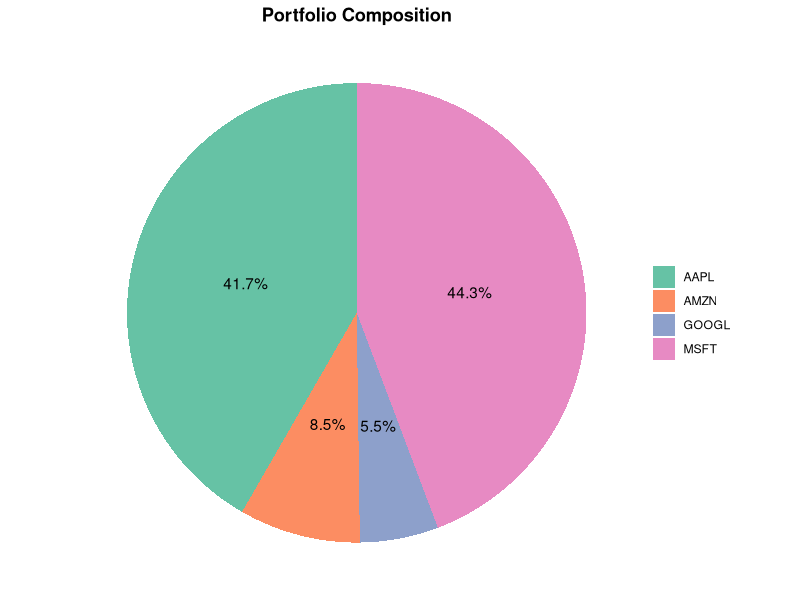
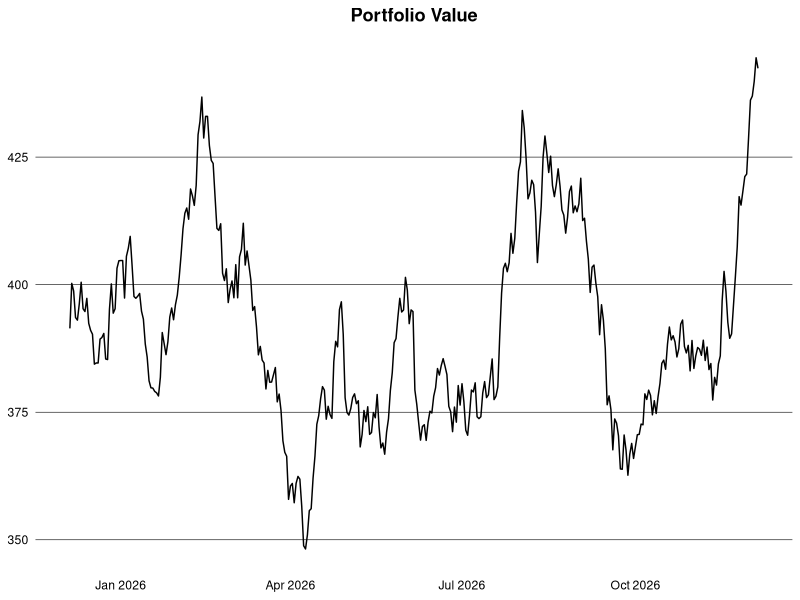

These figures' R source, in order: (Note: this script raises an error after producing the figures.)
## ---- chunk 1
#| message: false
library(clock)
library(data.table)
library(ggplot2)

theme_finance = theme_minimal() +
  theme(
    plot.title = element_text(face = "bold", hjust = 0.5),
    panel.grid.major.y = element_line(color = "black", linewidth = 0.2),
    panel.grid.major.x = element_blank(),
    panel.grid.minor = element_blank(),
    axis.text = element_text(color = "black"),
    axis.title = element_blank(),
    legend.title = element_blank()
  )
## ---- chunk 2
set.seed(1994)

start_date = "2015-01-01"
end_date = Sys.Date()
dates = seq(as.Date(start_date), end_date, by = "1 day")
n = length(dates)

market_ret = rnorm(n, mean = 0.0003, sd = 0.008)
sector_ret = list(
  technology = rnorm(n, mean = 0, sd = 0.004),
  consumer_cyclical = rnorm(n, mean = 0, sd = 0.005)
)

alloc = data.table(
  ticker = c("AAPL", "GOOGL", "MSFT", "AMZN"),
  weight = c(0.4, 0.3, 0.2, 0.1),
  sector = c("technology", "technology", "technology", "consumer_cyclical"),
  country = c("USA", "USA", "USA", "USA"),
  alpha = c(0.0004, 0.0002, 0.0003, 0.0001),
  beta = c(1.1, 1.3, 0.9, 1.4),
  idio_sd = c(0.010, 0.012, 0.009, 0.014)
)

generate_prices = function(alpha, beta, sector, idio_sd) {
  ret = alpha + beta * market_ret + sector_ret[[sector]] + rnorm(n, sd = idio_sd)
  data.table(date = dates, price = cumprod(1 + ret) * 100)
}

generate_benchmark = function() {
  data.table(ticker = "SP500", date = dates, price = cumprod(1 + market_ret) * 3000)
}

dt = alloc |>
  _[, generate_prices(alpha, beta, sector, idio_sd), by = ticker] |>
  _[alloc[, .(ticker, weight, sector, country)], on = "ticker"]
head(dt)
## ---- chunk 3
holdings = dt |>
  _[,
    .(start_price = first(price), current_price = last(price), weight = first(weight)),
    by = ticker
  ] |>
  _[, let(
    value = current_price * weight,
    abs_change = current_price - start_price,
    rel_change = current_price / start_price - 1
  )] |>
  _[, rel_weight := value / sum(value)]
head(holdings)
## ---- chunk 4
#| dpi: 300
ggplot(holdings, aes(x = "", y = rel_weight, fill = ticker)) +
  geom_col(width = 1) +
  coord_polar(theta = "y") +
  geom_text(
    aes(label = scales::percent(rel_weight, accuracy = 0.1)),
    position = position_stack(vjust = 0.5)
  ) +
  scale_fill_brewer(palette = "Set2") +
  labs(title = "Portfolio Composition") +
  theme_void() +
  theme(
    plot.title = element_text(face = "bold", hjust = 0.5),
    legend.title = element_blank()
  )
## ---- chunk 5
logret = function(x) {
  x = log(x)
  x - shift(x)
}

dt = dt |>
  setorder(ticker, date) |>
  _[, let(ret = price / shift(price) - 1, log_ret = logret(price)), by = ticker] |>
  na.omit("ret") |>
  _[, let(wret = ret * weight, value = price * weight)]
head(dt)
## ---- chunk 6
#| dpi: 300
dt |>
  _[date >= add_months(end_date, -12L), .(value = sum(value)), by = date] |>
  ggplot(aes(x = date, y = value)) +
  geom_line() +
  theme_finance +
  labs(title = "Portfolio Value")
## ---- chunk 7
ret_week = dt[, .(ret = prod(1 + ret) - 1), by = .(ticker, isoyear(date), isoweek(date))]
ret_month = dt[, .(ret = prod(1 + ret) - 1), by = .(ticker, yearmon(date))]
ret_year = dt[, .(ret = prod(1 + ret) - 1), by = .(ticker, year(date))]
head(ret_year)
## ---- chunk 8
port_daily = dt[, .(ret = sum(wret)), by = date]
port_ret_week = port_daily[, .(ret = prod(1 + ret) - 1), by = .(isoyear(date), isoweek(date))]
port_ret_month = port_daily[, .(ret = prod(1 + ret) - 1), by = .(yearmon(date))]
port_ret_year = port_daily[, .(ret = prod(1 + ret) - 1), by = year(date)]
head(port_ret_year)
## ---- chunk 9
#| dpi: 300
port_ret_month_dt = port_daily[,
  .(ret = prod(1 + ret) - 1),
  by = .(year = year(date), month = month(date))
]

ggplot(
  port_ret_month_dt,
  aes(x = fctr(month), y = fctr(year, rev = TRUE), fill = ret)
) +
  geom_tile() +
  geom_text(aes(label = scales::percent(ret, accuracy = 0.1)), size = 2.5) +
  scale_fill_gradient2(
    low = "#FF0000",
    mid = "white",
    high = "darkblue",
    midpoint = 0,
    labels = scales::label_percent()
  ) +
  scale_x_discrete(labels = month.abb) +
  labs(title = "Monthly Portfolio Returns") +
  theme_minimal() +
  theme(
    plot.title = element_text(face = "bold", hjust = 0.5),
    axis.title = element_blank(),
    panel.grid = element_blank(),
    legend.title = element_blank()
  )
## ---- chunk 10
bmr = generate_benchmark() |>
  setorder(date) |>
  _[, ret := price / shift(price) - 1] |>
  na.omit("ret")

port = dt |>
  _[, .(ret = sum(wret), ticker = "Portfolio"), by = date] |>
  rbind(bmr[, .(ticker, date, ret)]) |>
  setorder(ticker, date) |>
  _[, cum_ret := cumprod(1 + ret) - 1, by = ticker] |>
  _[, ticker := fifelse(ticker == "Portfolio", ticker, "Benchmark")]
## ---- chunk 11
#| dpi: 300
port |>
  _[date > "2021-01-01"] |>
  ggplot(aes(x = date, y = cum_ret, color = ticker)) +
  geom_line() +
  theme_finance +
  theme(legend.position = "bottom") +
  scale_color_manual(values = c("Portfolio" = "darkblue", "Benchmark" = "black")) +
  scale_y_continuous(labels = scales::label_percent(accuracy = 1)) +
  labs(title = "Cumulative Return: Portfolio vs. Benchmark")
## ---- chunk 12
#| dpi: 300
perf = port |>
  dcast(date ~ ticker, value.var = "cum_ret") |>
  setnames(tolower) |>
  _[, diff := portfolio - benchmark]

perf |>
  _[date > "2021-01-01"] |>
  ggplot(aes(x = date)) +
  geom_ribbon(
    aes(
      ymin = pmin(portfolio, benchmark),
      ymax = pmax(portfolio, benchmark),
      fill = diff > 0
    ),
    alpha = 0.4,
    show.legend = FALSE
  ) +
  geom_line(aes(y = portfolio, color = "Portfolio")) +
  geom_line(aes(y = benchmark, color = "Benchmark")) +
  scale_color_manual(values = c("Portfolio" = "darkblue", "Benchmark" = "black")) +
  scale_fill_manual(values = c("TRUE" = "#00A651", "FALSE" = "#FF0000")) +
  scale_y_continuous(labels = scales::label_percent(accuracy = 1L)) +
  labs(title = "Cumulative Return: Portfolio vs. Benchmark") +
  theme_finance +
  theme(legend.position = "bottom")
## ---- chunk 13
exposure = dt |>
  _[, .(value = sum(value)), by = .(date, sector)] |>
  _[, weight := value / sum(value), by = date]
head(exposure)
## ---- chunk 14
#| dpi: 300
exposure |>
  _[date >= add_months(end_date, -12L)] |>
  ggplot(aes(x = date, y = weight, fill = sector)) +
  geom_area() +
  scale_y_continuous(labels = scales::label_percent()) +
  scale_fill_brewer(palette = "Set2") +
  labs(title = "Portfolio Exposure") +
  theme_finance +
  theme(legend.position = "bottom")
## ---- chunk 15
vola = dt |>
  _[, .(daily_vola = sd(log_ret)), by = .(ticker, year(date))] |>
  _[, let(
    weekly_vola = daily_vola * sqrt(5),
    monthly_vola = daily_vola * sqrt(21),
    yearly_vola = daily_vola * sqrt(252)
  )]
head(vola)
## ---- chunk 16
#| dpi: 300
window = 63L # ~3 months
port_daily[, roll_vola := frollsd(ret, window) * sqrt(252)]

port_daily |>
  na.omit("roll_vola") |>
  ggplot(aes(x = date, y = roll_vola)) +
  geom_line() +
  scale_y_continuous(labels = scales::label_percent()) +
  labs(title = "Rolling Annualized Volatility (63-day)") +
  theme_finance
## ---- chunk 17
rf = 0.04 / 252 # daily risk-free rate (assuming 4% annual)
sharpe = port_daily[, (mean(ret) - rf) / sd(ret) * sqrt(252)]
sharpe
## ---- chunk 18
sortino = port_daily[, (mean(ret) - rf) / sqrt(mean(pmin(ret - rf, 0)^2)) * sqrt(252)]
sortino
## ---- chunk 19
#| dpi: 300
port_daily[, roll_sharpe := (frollmean(ret, window) - rf) / frollsd(ret, window) * sqrt(252)]

port_daily |>
  na.omit("roll_sharpe") |>
  ggplot(aes(x = date, y = roll_sharpe)) +
  geom_line() +
  geom_hline(yintercept = 0, linewidth = 0.3) +
  labs(title = "Rolling Sharpe Ratio (63-day)") +
  theme_finance
## ---- chunk 20
port_daily[, .(VaR_95 = quantile(ret, 0.05), VaR_99 = quantile(ret, 0.01))]
## ---- chunk 21
port_daily[, .(
  CVaR_95 = mean(ret[ret <= quantile(ret, 0.05)]),
  CVaR_99 = mean(ret[ret <= quantile(ret, 0.01)])
)]
## ---- chunk 22
cov_mat = dt |>
  dcast(date ~ ticker, value.var = "log_ret") |>
  _[, date := NULL] |>
  cov(use = "pairwise.complete.obs")
wgt = alloc[colnames(cov_mat), weight, on = "ticker"]
port_risk = as.numeric(sqrt(t(wgt) %*% cov_mat %*% wgt))
port_risk
## ---- chunk 23
drawdown = copy(dt) |>
  _[, cum_ret := cumprod(1 + ret) - 1, by = ticker] |>
  _[, drawdown := (1 + cum_ret) / cummax(1 + cum_ret) - 1, by = ticker]
head(drawdown)
## ---- chunk 24
drawdown = dt |>
  _[, .(wret = sum(wret)), by = date] |>
  _[, cum_ret := cumprod(1 + wret) - 1] |>
  _[, drawdown := (1 + cum_ret) / cummax(1 + cum_ret) - 1]
head(drawdown)
## ---- chunk 25
drawdown[drawdown < 0, .(min_drawdown = min(drawdown), avg_drawdown = mean(drawdown))]
## ---- chunk 26
calmar = port_daily[, (mean(ret) * 252) / abs(drawdown[, min(drawdown)])]
calmar
## ---- chunk 27
te = dt |>
  _[, .(port_ret = sum(wret)), by = date] |>
  _[bmr[, .(date, bmr_ret = ret)], on = "date", nomatch = NULL] |>
  _[, diff := port_ret - bmr_ret]

te[, .(
  daily_te = sd(diff),
  annual_te = sd(diff) * sqrt(252)
)]
## ---- chunk 28
te[, mean(diff) / sd(diff) * sqrt(252)]
## ---- chunk 29
fit = te[, lm(port_ret ~ bmr_ret)]
coefs = coef(fit)
data.table(alpha = coefs[1L] * 252, beta = coefs[2L])
## ---- chunk 30
factors = data.table(
  date = dates,
  mkt = market_ret,
  technology = sector_ret$technology,
  consumer_cyclical = sector_ret$consumer_cyclical
) |>
  melt(id.vars = c("date", "mkt"), variable.name = "sector", value.name = "sec_ret") |>
  _[, sector := as.character(sector)]

reg = factors[dt, on = .(date, sector), nomatch = NULL]
## ---- chunk 31
loadings = reg[, as.list(coef(lm(ret ~ mkt + sec_ret))), by = ticker] |>
  setnames(c("ticker", "alpha", "mkt_beta", "sector_beta")) |>
  _[, alpha := alpha * 252]
loadings[alloc, on = "ticker", true_beta := i.beta]
loadings
## ---- chunk 32
#| dpi: 300
reg |>
  setorder(ticker, date) |>
  _[,
    let(
      cov_rm = frollmean(ret * mkt, window) - frollmean(ret, window) * frollmean(mkt, window),
      var_m = frollmean(mkt^2, window) - frollmean(mkt, window)^2
    ),
    by = ticker
  ] |>
  _[, roll_beta := cov_rm / var_m] |>
  na.omit("roll_beta") |>
  ggplot(aes(x = date, y = roll_beta, color = ticker)) +
  geom_line() +
  scale_color_brewer(palette = "Set2") +
  labs(title = "Rolling Market Beta (63-day)") +
  theme_finance +
  theme(legend.position = "bottom")
## ---- chunk 33
cor_mat = dt |>
  dcast(date ~ ticker, value.var = "log_ret") |>
  _[, date := NULL] |>
  cor(use = "pairwise.complete.obs")
round(cor_mat, 3)
## ---- chunk 34
#| dpi: 300
cor_dt = as.data.table(cor_mat, keep.rownames = "ticker1") |>
  melt(id.vars = "ticker1", variable.name = "ticker2", value.name = "cor")

ggplot(cor_dt, aes(x = ticker1, y = ticker2, fill = cor)) +
  geom_tile() +
  geom_text(aes(label = round(cor, 2)), size = 3) +
  scale_fill_gradient2(low = "#FF0000", mid = "white", high = "darkblue", midpoint = 0) +
  labs(title = "Correlation Matrix") +
  theme_minimal() +
  theme(
    plot.title = element_text(face = "bold", hjust = 0.5),
    axis.title = element_blank(),
    panel.grid = element_blank()
  )
